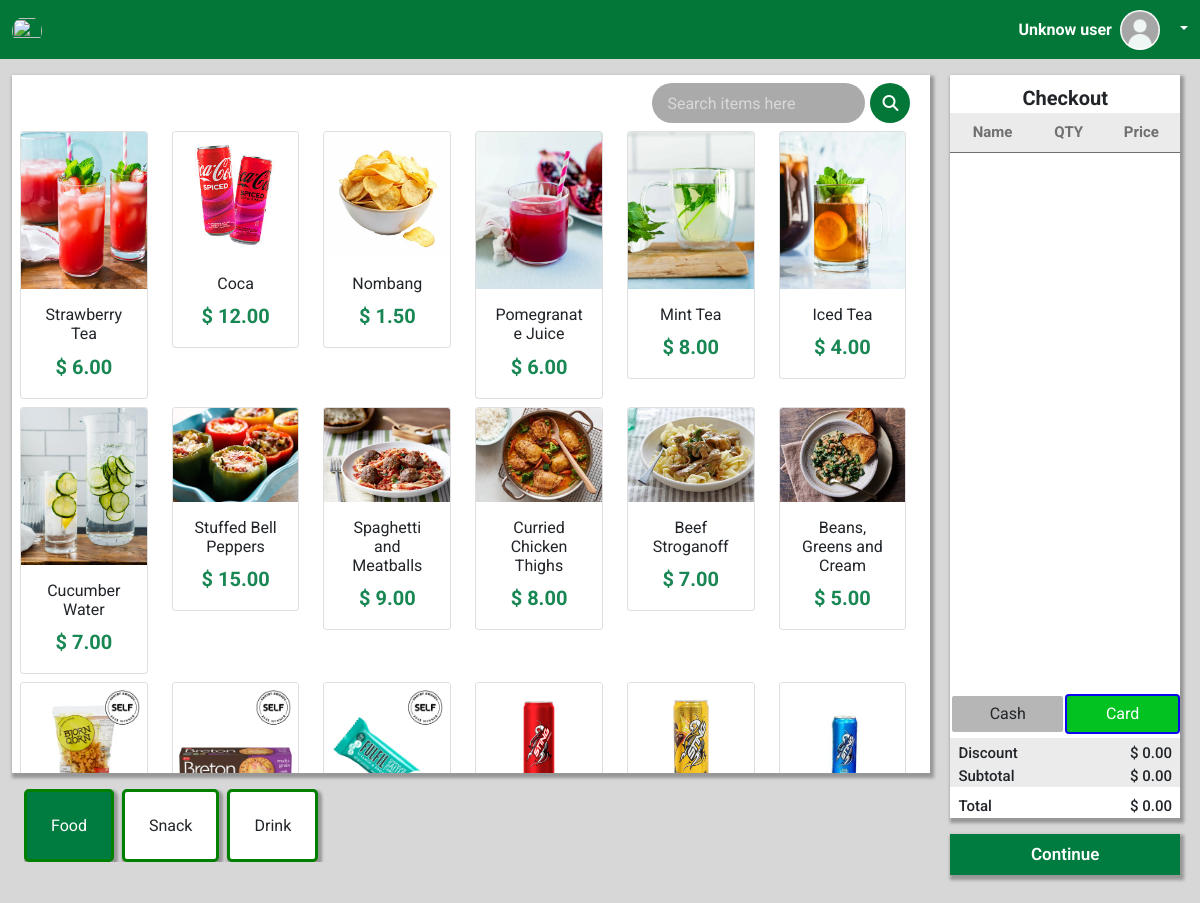
/pos_view/, run on the app's committed database.
### pos_app/models.py (models this page shows, shortened)
class Product(models.Model):
    name = models.CharField(max_length=255)
    sku = models.CharField(max_length=100, unique=True)
    category = models.ForeignKey(Category, on_delete=models.SET_NULL, null=True)
    quantity_in_stock = models.IntegerField()
    price = models.DecimalField(max_digits=10, decimal_places=2)
    image = models.ImageField(upload_to='products/', null=True, blank=True)
    status = models.CharField(max_length=50, choices=[('available', 'Available'), ('out_of_stock', 'Out of Stock')], default="available")
    discount = models.DecimalField(max_digits=10, decimal_places=2, default=0.00, null=True)
    created_at = models.DateTimeField(auto_now_add=True)

class Category(models.Model):
    name = models.CharField(max_length=100, unique=True)

### pos_app/views.py (the view)
# urls.py: path('pos_view/', views.pos_view, name = "pos_view"),
def pos_view(request):
    product = Product.objects.all()
    categories = Category.objects.all()
    return render(request, 'pos_app/pos.html', {"products": product, "categories" : categories})

### pos_app/templates/pos_app/pos.html (shortened to what this page needs)
{% extends "pos_app/base.html" %}
{% block content %}
<div class="h-100 pe-3 pt-3 ps-4 d-flex" style="width: 100% !important;">
    <div class="" style="width: 80% !important; height: 100% !important;">
        <div class="row products shadow-new me-2 bg-white w-100" style=" height: 100% !important;">
            <div class="d-flex justify-content-end col-12">
                <div class="d-flex  ms-3 me-2 mt-2 ">
                    <input class="text-white"
                        id="search_in_pos"
                        type="text"
                        placeholder="Search items here"
                        style="height: 40px; border-radius: 20px; background-color: rgb(170, 170, 170); padding: 0 15px; border: none; cursor: pointer; color: white;" />
                    <button type="button"
                        style="background-color: rgb(2, 119, 55); border: none; border-radius: 50%; padding: 10px; margin-left: 5px; display: flex; align-items: center; justify-content: center; height: 40px; width: 40px; cursor: pointer;">
                        <i class="fa-solid fa-magnifying-glass text-white"></i>
                    </button>
                </div>
            </div>
            <section id="product_section" class="product_section row row-cols-1 ps-2 pe-0 py-2 flex-grow-1" style="height: 650px !important; overflow-y: auto !important;">
               {% if products %}
                    {% for product in products %}
                    <div class="col-lg-2 col-sm-6 col-md-4 mb-2" >
                        <div class="card">
                            <img src="{{ product.image.url}}" class="card-img-top" alt="...">
                            <div class="card-body">
                              <h5 class="card-title text-center">{{product.name}}</h5>
                              <p class="card-text fs-5 fw-bold text-success text-center">$ {{ product.price}}</p>
                            </div>
                          </div>
                    </div>
                    {% endfor %}
                {%else%}
                    <div class="col-12 text-center">Product is empty.</div>
               {% endif %}
            </section>
        </div>
        <div class="Categories mt-3 me-2 d-flex overflow-auto">
            {% for category in categories %}
            <div class="category {% if forloop.first %}category_change{% endif %} p-4 shadow-new me-2 bg-white" style="border: 3px solid green; border-radius: 5px; cursor: pointer !important;">
                <h4 data-category_id_in_pos="{{ category.id }}">{{ category.name }}</h4>
            </div>
            {% endfor %}
        </div>
    </div>
    <div class="ms-2 me-1 d-flex flex-column" style="width: 20% !important; height: 800px !important;">
        <div class="shadow-new payment d-flex flex-column bg-white" style="height: 100% !important;">
            <header>
                <p class="text-center fs-5 fw-bold pt-2">Checkout</p>
            </header>
           <div class="table_container"  style="flex-grow: 1; overflow-y: auto; height: 100px !important;">
            <table class="table text-center" style="width: 100% !important;">
                <thead style="background-color: rgb(235, 235, 235);">
                    <tr style="color: rgb(112, 112, 112); font-size: 15px; font-weight: 800 !important;">
                        <th>Name</th>
                        <th>QTY</th>
                        <th>Price</th>
                    </tr>
                </thead>
            </table>
           </div>
            <div class="d-flex mt-auto flex-column ">
                <div id="payment" class="d-flex w-100 justify-content-between mb-1">
                    <div class="payment_method btn w-50 "style="border: 2px solid rgb(255, 255, 255);background-color: rgb(182, 182, 182);">
                        Cash
                    </div>
                    <div class="payment_method btn w-50 payment_choose" style="border: 2px solid rgb(255, 255, 255);background-color: rgb(182, 182, 182);">
                        Card
                    </div>
                </div>
                <div class="" style="background-color: rgb(235, 235, 235)!important">
                    <div class="d-flex justify-content-between px-2 pt-1" style="font-size: 15px !important; font-weight: 500;">
                        <p>Discount</p>
                        <p id="discount_value">$ 0.00</p>
                    </div>
                    <div class="d-flex justify-content-between px-2" style="font-size: 15px !important; font-weight: 500;">
                        <p>Subtotal</p>
                        <p id="subtotal_value">$ 0.00</p>
                    </div>
                </div>
                <div class="d-flex justify-content-between px-2 pt-2" style="font-size: 15px !important; font-weight: 500;">
                    <p>Total</p>
                    <p id="total_value">$ 0.00</p>
                </div>
            </div>
        </div>
        <div class="w-100 mt-3 shadow-new">
            <button id="Continue" class="bg-success btn-new text-white w-100 py-2 px-4" style="font-size: 17px !important; font-weight: 600 !important;">Continue</button>
        </div>
    </div>
</div>
{% endblock content %}

### pos_app/static/pos_app/css/style.css (style rules this page uses)
.btn-new { background-color: #007C40 !important; }
.shadow-new { box-shadow: 2px 3px 3px 2px rgb(151, 151, 151) !important; }
.product_section { width: 70% !important; }
input::placeholder { color: rgb(216, 216, 216) !important; }
.payment_choose { background-color: rgb(2, 194, 34) !important; color: white !important; border: 2px solid rgb(11, 7, 238) !important; }

### pos_app/templates/pos_app/base.html (style rules this page uses)
body, html { font-family: "Roboto", sans-serif; background-color: #D7D7D7 !important; }

### pos_app/templates/pos_app/pos.html (style rules this page uses)
.category_change { background-color: #007C40 !important; color: white !important; }

### data on the page
Product: image (picture), name "Strawberry Tea", price "6.00"
Product: image (picture), name "Coca", price "12.00"
Product: image (picture), name "Nombang", price "1.50"
Product: image (picture), name "Pomegranate Juice", price "6.00"
Product: image (picture), name "Mint Tea", price "8.00"
Product: image (picture), name "Iced Tea", price "4.00"
Product: image (picture), name "Cucumber Water", price "7.00"
Product: image (picture), name "Stuffed Bell Peppers", price "15.00"
Product: image (picture), name "Spaghetti and Meatballs", price "9.00"
Product: image (picture), name "Curried Chicken Thighs", price "8.00"
Product: image (picture), name "Beef Stroganoff", price "7.00"
Product: image (picture), name "Beans, Greens and Cream", price "5.00"
Product: image (picture)
Product: image (picture)
Product: image (picture)
Product: image (picture)
Product: image (picture)
Product: image (picture)
Category: name "Food"
Category: name "Snack"
Category: name "Drink"
